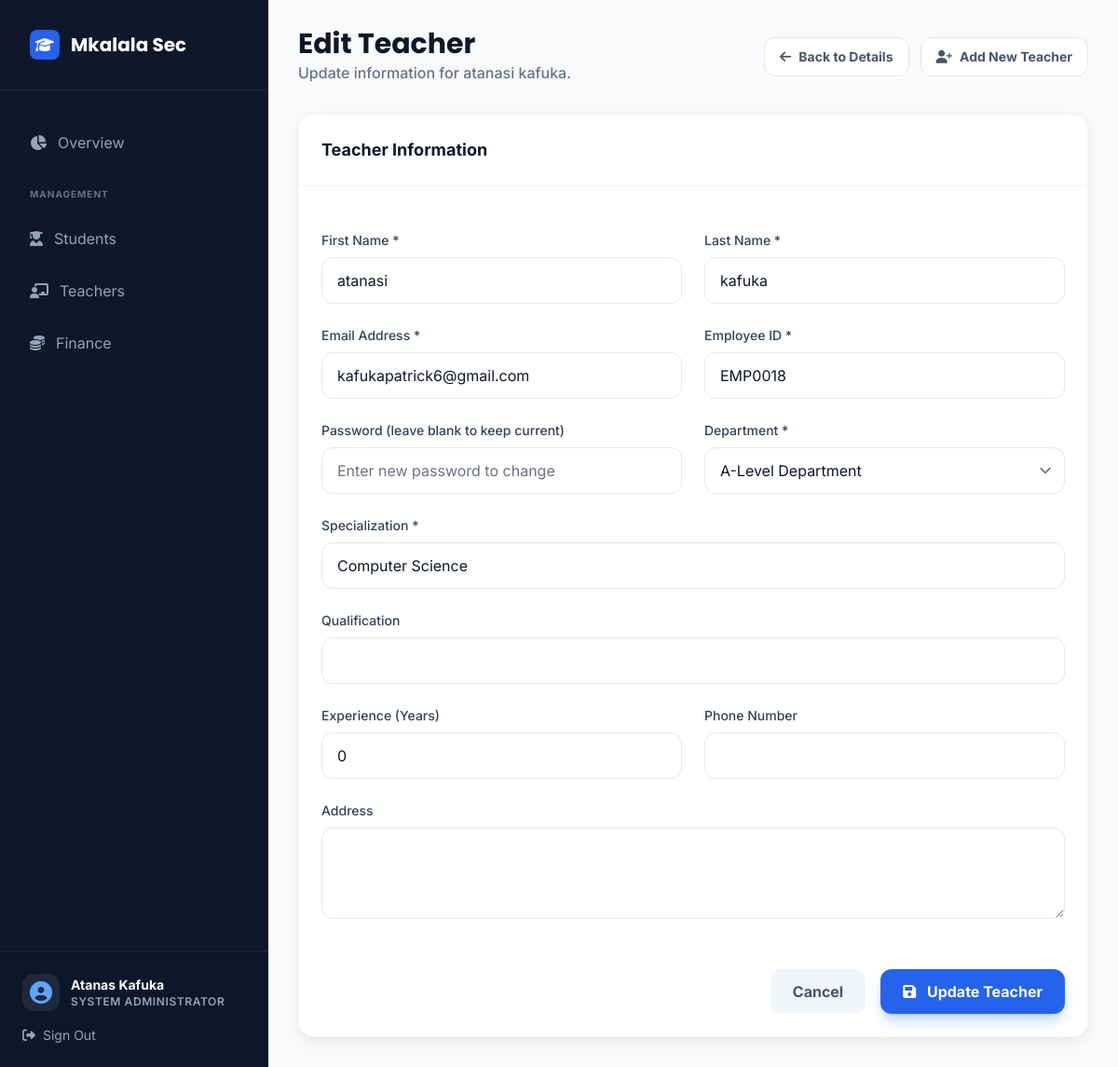
Page /teachers/6/edit/ (signed in) on the committed database.
### core/models.py (models this page shows, shortened)
class User(AbstractUser):
    ROLE_CHOICES = [
        ('student', _('Student')),
        ('teacher', _('Teacher')),
        ('headmaster', _('Head of School')),
    ]
    role = models.CharField(max_length=20, choices=ROLE_CHOICES, default='student')
    is_student = models.BooleanField(default=False)
    is_faculty = models.BooleanField(default=False)
    is_parent = models.BooleanField(default=False)
    is_headmaster = models.BooleanField(default=False)
    profile_picture = models.ImageField(upload_to='profile_pictures/', blank=True, null=True)
    groups = models.ManyToManyField(
        Group,
        verbose_name=_('groups'),
        blank=True,
        related_name='custom_user_set',
        related_query_name='custom_user',
    )
    user_permissions = models.ManyToManyField(
        Permission,
        verbose_name=_('user permissions'),
        blank=True,
        related_name='custom_user_set',
        related_query_name='custom_user',
    )

class FacultyProfile(models.Model):
    DESIGNATION_CHOICES = [
        ('prof', _('Professor')),
        ('assoc_prof', _('Associate Professor')),
        ('asst_prof', _('Assistant Professor')),
        ('lecturer', _('Lecturer')),
    ]
    user = models.OneToOneField(User, on_delete=models.CASCADE, related_name='faculty_profile')
    employee_id = models.CharField(max_length=20, unique=True, blank=True)
    department = models.ForeignKey(Department, on_delete=models.CASCADE)
    designation = models.CharField(max_length=MAX_NAME_LENGTH, choices=DESIGNATION_CHOICES)
    specialization = models.CharField(max_length=200, blank=True)
    joining_date = models.DateField(auto_now_add=True)
    profile_picture = models.ImageField(upload_to='faculty_pics/', blank=True, null=True)

class Department(models.Model):
    EDUCATION_LEVEL_CHOICES = [
        ('olevel', 'O-Level (Form 1-4)'),
        ('alevel', 'A-Level (Form 5-6)'),
        ('primary', 'Primary School'),
        ('tertiary', 'Tertiary/University'),
    ]
    code = models.CharField(max_length=10, unique=True)
    name = models.CharField(max_length=MAX_NAME_LENGTH)
    education_level = models.CharField(max_length=10, choices=EDUCATION_LEVEL_CHOICES, default='olevel')
    slug = models.SlugField(max_length=120, unique=True, blank=True)
    description = models.TextField(blank=True)
    class Meta:
        ordering = ['name']
        indexes = [models.Index(fields=['code'])]

### core/views.py (the view, shortened to what this page needs)
# urls.py: path('teachers/<int:pk>/edit/', views.admin_teacher_edit, name='admin_teacher_edit'),
@login_required
@user_passes_test(is_admin)
def admin_teacher_edit(request, pk):
    teacher = get_object_or_404(FacultyProfile.objects.select_related('user', 'department'), pk=pk)
    departments = Department.objects.all()
    context = {
        'teacher': teacher,
        'departments': departments,
    }
    return render(request, 'core/admin_management/admin_teacher_edit.html', context)

### core/utils.py (called while the page is built)
def is_admin(user):
    return hasattr(user, 'admin_profile') or (hasattr(user, 'role') and user.role == 'admin') or user.is_superuser

### templates/core/admin_management/admin_teacher_edit.html (shortened to what this page needs)
{% extends "core/base_dashboard.html" %}
{% load static %}
{% block user_role %}System Administrator{% endblock %}
{% block sidebar_nav %}
<a href="{% url 'admin_dashboard' %}" class="sidebar-item text-slate-400">
    <i class="fas fa-chart-pie"></i>
    <span>Overview</span>
</a>
<div class="pt-4 pb-2 px-4 text-[10px] font-bold text-slate-500 uppercase tracking-widest">Management</div>
<a href="{% url 'admin_student_list' %}" class="sidebar-item text-slate-400">
    <i class="fas fa-user-graduate"></i>
    <span>Students</span>
</a>
<a href="{% url 'admin_teacher_list' %}" class="sidebar-item text-slate-400">
    <i class="fas fa-chalkboard-teacher"></i>
    <span>Teachers</span>
</a>
<a href="{% url 'admin_fees' %}" class="sidebar-item text-slate-400">
    <i class="fas fa-coins"></i>
    <span>Finance</span>
</a>
{% endblock %}
{% block main_content %}
<div class="flex flex-col md:flex-row md:items-center justify-between gap-6 mb-8">
    <div class="space-y-1">
        <h1 class="text-3xl font-display font-bold text-slate-900 leading-none">Edit Teacher</h1>
        <p class="text-slate-500 font-medium">Update information for {{ teacher.user.get_full_name }}.</p>
    </div>
    <div class="flex items-center space-x-3">
        <a href="{% url 'admin_teacher_detail' teacher.pk %}" class="px-4 py-2.5 rounded-xl bg-white border border-slate-200 text-slate-600 font-bold text-sm hover:bg-slate-50 transition-all flex items-center">
            <i class="fas fa-arrow-left mr-2"></i> Back to Details
        </a>
        <a href="{% url 'admin_teacher_create' %}" class="px-4 py-2.5 rounded-xl bg-white border border-slate-200 text-slate-600 font-bold text-sm hover:bg-slate-50 transition-all flex items-center">
            <i class="fas fa-user-plus mr-2"></i> Add New Teacher
        </a>
    </div>
</div>
<div class="card-premium">
    <div class="p-6 border-b border-slate-100">
        <h3 class="font-bold text-slate-900 text-lg">Teacher Information</h3>
    </div>
    <form method="post" class="p-6 space-y-6">
        <div class="grid grid-cols-1 md:grid-cols-2 gap-6">
            <div>
                <label class="block text-sm font-medium text-slate-700 mb-2">First Name *</label>
                <input type="text" name="first_name" value="{{ teacher.user.first_name }}" required
                       class="w-full px-4 py-3 border border-slate-200 rounded-xl focus:ring-2 focus:ring-blue-500 focus:border-blue-500 transition-all">
            </div>
            <div>
                <label class="block text-sm font-medium text-slate-700 mb-2">Last Name *</label>
                <input type="text" name="last_name" value="{{ teacher.user.last_name }}" required
                       class="w-full px-4 py-3 border border-slate-200 rounded-xl focus:ring-2 focus:ring-blue-500 focus:border-blue-500 transition-all">
            </div>
        </div>
        <div class="grid grid-cols-1 md:grid-cols-2 gap-6">
            <div>
                <label class="block text-sm font-medium text-slate-700 mb-2">Email Address *</label>
                <input type="email" name="email" value="{{ teacher.user.email }}" required
                       class="w-full px-4 py-3 border border-slate-200 rounded-xl focus:ring-2 focus:ring-blue-500 focus:border-blue-500 transition-all">
            </div>
            <div>
                <label class="block text-sm font-medium text-slate-700 mb-2">Employee ID *</label>
                <input type="text" name="employee_id" value="{{ teacher.employee_id }}" required
                       class="w-full px-4 py-3 border border-slate-200 rounded-xl focus:ring-2 focus:ring-blue-500 focus:border-blue-500 transition-all">
            </div>
        </div>
        <div class="grid grid-cols-1 md:grid-cols-2 gap-6">
            <div>
                <label class="block text-sm font-medium text-slate-700 mb-2">Password (leave blank to keep current)</label>
                <input type="password" name="password"
                       class="w-full px-4 py-3 border border-slate-200 rounded-xl focus:ring-2 focus:ring-blue-500 focus:border-blue-500 transition-all"
                       placeholder="Enter new password to change">
            </div>
            <div>
                <label class="block text-sm font-medium text-slate-700 mb-2">Department *</label>
                <select name="department" required
                        class="w-full px-4 py-3 border border-slate-200 rounded-xl focus:ring-2 focus:ring-blue-500 focus:border-blue-500 transition-all">
                    {% for dept in departments %}
                        <option value="{{ dept.id }}" {% if teacher.department.id == dept.id %}selected{% endif %}>
                            {{ dept.name }}
                        </option>
                    {% endfor %}
                </select>
            </div>
        </div>
        <div>
            <label class="block text-sm font-medium text-slate-700 mb-2">Specialization *</label>
            <input type="text" name="specialization" value="{{ teacher.specialization }}" required
                   class="w-full px-4 py-3 border border-slate-200 rounded-xl focus:ring-2 focus:ring-blue-500 focus:border-blue-500 transition-all">
        </div>
        <div>
            <label class="block text-sm font-medium text-slate-700 mb-2">Qualification</label>
            <input type="text" name="qualification" value="{{ teacher.qualification|default:"" }}"
                   class="w-full px-4 py-3 border border-slate-200 rounded-xl focus:ring-2 focus:ring-blue-500 focus:border-blue-500 transition-all">
        </div>
        <div class="grid grid-cols-1 md:grid-cols-2 gap-6">
            <div>
                <label class="block text-sm font-medium text-slate-700 mb-2">Experience (Years)</label>
                <input type="number" name="experience_years" value="{{ teacher.experience_years|default:0 }}" min="0"
                       class="w-full px-4 py-3 border border-slate-200 rounded-xl focus:ring-2 focus:ring-blue-500 focus:border-blue-500 transition-all">
            </div>
            <div>
                <label class="block text-sm font-medium text-slate-700 mb-2">Phone Number</label>
                <input type="tel" name="phone" value="{{ teacher.phone|default:"" }}"
                       class="w-full px-4 py-3 border border-slate-200 rounded-xl focus:ring-2 focus:ring-blue-500 focus:border-blue-500 transition-all">
            </div>
        </div>
        <div>
            <label class="block text-sm font-medium text-slate-700 mb-2">Address</label>
            <textarea name="address" rows="3"
                      class="w-full px-4 py-3 border border-slate-200 rounded-xl focus:ring-2 focus:ring-blue-500 focus:border-blue-500 transition-all">{{ teacher.address|default:"" }}</textarea>
        </div>
        <div class="flex items-center justify-end space-x-4 pt-6">
            <a href="{% url 'admin_teacher_detail' teacher.pk %}"
               class="px-6 py-3 rounded-xl bg-slate-100 text-slate-600 font-bold hover:bg-slate-200 transition-all">
                Cancel
            </a>
            <button type="submit"
                    class="btn-glow-primary px-6 py-3 font-bold">
                <i class="fas fa-save mr-2"></i> Update Teacher
            </button>
        </div>
    </form>
</div>
{% endblock %}

### templates/core/base_dashboard.html (shortened to what this page needs)
{% load static %}
<!DOCTYPE html>
<html lang="en" class="h-full bg-slate-50 text-slate-900 antialiased">
<head>
    <link href="{% static 'css/tailwind.css' %}" rel="stylesheet" />
    <link rel="stylesheet" href="https://cdnjs.cloudflare.com/ajax/libs/font-awesome/6.4.0/css/all.min.css">
</head>
<body class="h-full font-sans overflow-hidden">
    <div class="flex h-full">
        <aside id="sidebar" class="fixed inset-y-0 left-0 z-50 w-72 bg-slate-900 text-white transition-transform duration-300 -translate-x-full lg:translate-x-0 lg:static lg:inset-0">
            <div class="flex flex-col h-full">
                <div class="p-8 border-b border-slate-800">
                    <a href="{% url 'public_home' %}" class="flex items-center space-x-3">
                        <div class="w-8 h-8 bg-blue-600 rounded-lg flex items-center justify-center text-white">
                            <i class="fas fa-graduation-cap"></i>
                        </div>
                        <span class="text-xl font-display font-bold">Mkalala Sec</span>
                    </a>
                </div>
                <nav class="flex-1 px-4 py-8 space-y-2 overflow-y-auto">
                    {% block sidebar_nav %}{% endblock %}
                </nav>
                <div class="p-6 border-t border-slate-800 bg-slate-900/50">
                    <div class="flex items-center space-x-3 mb-4">
                        <div class="w-10 h-10 rounded-xl bg-slate-800 flex items-center justify-center text-blue-400">
                            <i class="fas fa-user-circle text-2xl"></i>
                        </div>
                        <div class="flex-1 min-w-0">
                            <p class="text-sm font-bold truncate">{{ user.get_full_name|default:user.username }}</p>
                            <p class="text-xs text-slate-400 uppercase tracking-wider font-semibold">{% block user_role %}{% endblock %}</p>
                        </div>
                    </div>
                    <a href="{% url 'logout' %}" class="flex items-center space-x-2 text-sm text-slate-400 hover:text-red-400 transition-colors">
                        <i class="fas fa-sign-out-alt"></i>
                        <span>Sign Out</span>
                    </a>
                </div>
            </div>
        </aside>
        <div class="flex-1 flex flex-col min-w-0 overflow-hidden">
            <main class="flex-1 overflow-y-auto p-4 lg:p-8 space-y-8">
                {% block main_content %}{% endblock %}
            </main>
        </div>
    </div>
</body>
</html>

### rows in the picture
User: get_full_name "Atanas Kafuka"
FacultyProfile: user.get_full_name "atanasi kafuka", first_name "atanasi", last_name "kafuka", email "kafukapatrick6@gmail.com", employee_id "EMP0018", department "A-Level Department", specialization "Computer Science"
